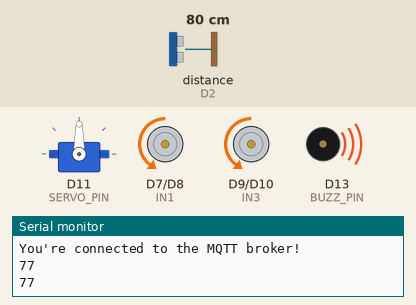
Recording of a sketch running on a simulated Arduino MKR. Parts: servo, motor-driver pin pairs drawn as motors (green arrow = first pin HIGH = forward, orange = second pin HIGH = backward, longer = more drive, scaled by the enable pin), buzzer (waves = sounding, pin HIGH), the last lines printed to the serial monitor. Wiring (inferred from the names in the program): ultrasonic range finder: trigger D3; echo D2. The inputs (shaded band) are chosen by the test bench; at power-on: distance to the obstacle (sensor on D2) 80 cm. The echo pulse lasts 58.3 µs per cm; WiFi joins after 1.5 s; servers stay silent unless stated; no MQTT or app messages arrive unless stated; not simulated (calls return 0 or success): Arduino_secrets.h; pins used as bus, display or sensor lines are not drawn.

Above: at 6.2 s.
6.3 s: distance to the obstacle (sensor on D2) set to 2 cm
At 6.9 s:
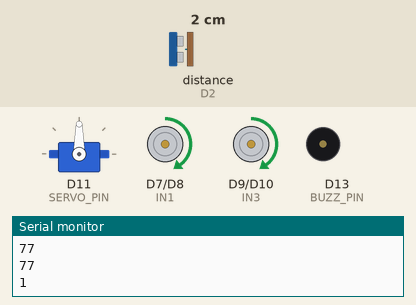
At 7.4 s:
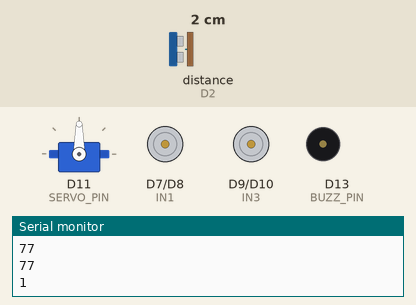
8.5 s: distance to the obstacle (sensor on D2) set to 18 cm
At 10.6 s:
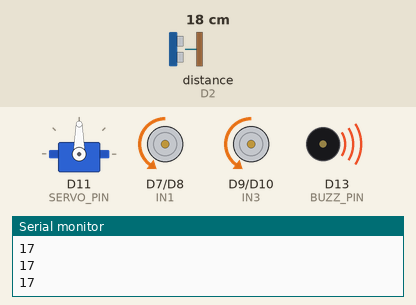
Timing chart, 0 to 12.1 s (numbered marks = the images above; inputs shaded):
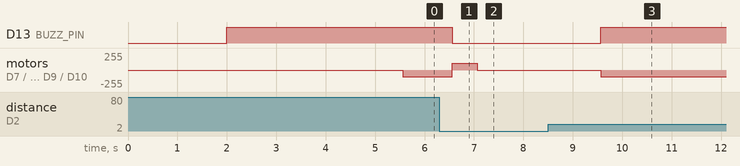

Measured:
- after the input at 6.3 s, D13 (BUZZ_PIN): HIGH → LOW after 0.26 s; motor on D7 (IN1) / D8 (IN2), motor on D9 (IN3) / D10 (IN4): backward 100/255 → forward 100/255 after 0.26 s, → stopped 0.50 s later
- after the input at 8.5 s, D13 (BUZZ_PIN): LOW → HIGH after 1.1 s

The sketch:

safety_distance_management_mqtt.ino
```cpp
#include <ArduinoMqttClient.h>
#include <WiFiNINA.h>
#include <SPI.h>


#include "Arduino_secrets.h"

//mosquitto_sub -h test.mosquitto.org -t arduino/topic (Mosquito code to acess topic data)
// Sensor pins
//#define sensorPower 7
#include <Servo.h>
#define SERVO_PIN   11  //servo to D11
#define LPT 2
#define BUZZ_PIN  13  //buzzer to D13

#define IN1  7    //Right motor(K1/K2) direction Pin 7
#define IN2  8    //Right motor(K1/K2) direction Pin 8
#define IN3  9    //Left motor(K3/K4) direction Pin 9
#define IN4  10   //Left motor(K3/K4) direction Pin 10
#define ENA  5    //D5 connect to ENA PWM speed pin for Right motor(K1/K2)
#define ENB  6    //D6 connect to ENB PWM speed pin for Left motor(K3/K4)

#define Echo_PIN    2   // Ultrasonic Echo pin connect to D2
#define Trig_PIN    3   // Ultrasonic Trig pin connect to D3

#define TURN_TIME  10
#define FAST_SPEED  30
#define SPEED  100
#define TURN_SPEED  30
#define BACK_SPEED1  40
#define BACK_SPEED2  50
#define MOVE_TIME  10

///////please enter your sensitive data in the Secret tab/arduino_secrets.h
char ssid[] = SECRET_SSID;        // your network SSID (name)
char pass[] = SECRET_PASS;    // your network password (use for WPA, or use as key for WEP)
int keyIndex = 0;                                // your network key Index number
int status = WL_IDLE_STATUS;                     // the Wifi radio's status

WiFiClient wifiClient;
MqttClient mqttClient(wifiClient);

const char broker[] = "test.mosquitto.org";
int        port     = 1883;
const char topic[]  = "arduino/topic";
const char topic2[]  = "arduino/topic";
const char topic3[]  = "arduino/topic";

//set interval for sending messages (milliseconds)
const long interval = 8000;
unsigned long previousMillis = 0;

int count = 0;


//Value for storing distance
const int distancelimit = 15; //distance limit for obstacles in front
int distance;
int safty_distance=distancelimit;
int state=0;
int numcycles = 0;
Servo head;


void printCurrentNet() {

  Serial.print("You're connected to : ");
  Serial.println(WiFi.SSID());
  byte bssid[6];
  WiFi.BSSID(bssid);
  long rssi = WiFi.RSSI();
  byte encryption = WiFi.encryptionType();
  Serial.println();
}


int watch(){
  long echo_distance;
  digitalWrite(Trig_PIN,LOW);
  delayMicroseconds(5);
  digitalWrite(Trig_PIN,HIGH);
  delayMicroseconds(15);
  digitalWrite(Trig_PIN,LOW);
  echo_distance=pulseIn(Echo_PIN,HIGH);
  echo_distance=echo_distance*0.01657; //how far away is the object in cm
  return round(echo_distance);
}


void go_Advance()  //motor rotate clockwise -->robot go ahead
{

  digitalWrite(IN4,HIGH);
  digitalWrite(IN3,LOW);
  digitalWrite(IN2,HIGH );
  digitalWrite(IN1,LOW);
    set_Motorspeed(SPEED,SPEED);

}
void go_Back() //motor rotate counterclockwise -->robot go back
{


  digitalWrite(IN4,LOW);
  digitalWrite(IN3,HIGH);
  digitalWrite(IN2,LOW);
  digitalWrite(IN1,HIGH);
  set_Motorspeed(SPEED,SPEED);

  //motor reverse -->robot reverse for 0.5 sec
  delay(500);

  stop_Stop();
}

/*set motor speed */
void set_Motorspeed(int lspeed,int rspeed) //change motor speed
{
  analogWrite(ENB,lspeed);//lspeed:0-255
  analogWrite(ENA,rspeed);//rspeed:0-255
}


void stop_Stop() //motor brake -->robot stop
{
  digitalWrite(IN1, LOW);
  digitalWrite(IN2, LOW);
  digitalWrite(IN3, LOW);
  digitalWrite(IN4,LOW);
  set_Motorspeed(0,0);
  //motor brake -->robot stop for 2 sec
  delay(2000);

}

void setup() {
  //Initialize serial and wait for port to open:
  Serial.begin(9600);
  while (!Serial) {
    ; // wait for serial port to connect. Needed for native USB port only
  }
//Set pins
     pinMode(IN1, OUTPUT);
  pinMode(IN2, OUTPUT);
  pinMode(IN3, OUTPUT);
  pinMode(IN4, OUTPUT);
  pinMode(ENA, OUTPUT);
  pinMode(ENB, OUTPUT);

  stop_Stop();//stop move
  /*init HC-SR04*/
  pinMode(Trig_PIN, OUTPUT);
  pinMode(Echo_PIN,INPUT);
  /*init buzzer*/
  pinMode(BUZZ_PIN, OUTPUT);
  digitalWrite(BUZZ_PIN, HIGH);

  digitalWrite(Trig_PIN,LOW);
  /*init servo*/
  head.attach(SERVO_PIN);
  head.write(90);
  delay(500);


  if (WiFi.status() == WL_NO_MODULE) {

    Serial.println("Communication with WiFi module failed!");

    // don't continue

    while (true);

  }

  String fv = WiFi.firmwareVersion();

  if (fv < WIFI_FIRMWARE_LATEST_VERSION) {

    Serial.println("Please upgrade the firmware");

  }

  // attempt to connect to Wifi network:

  while (status != WL_CONNECTED) {

    Serial.print("Attempting to connect to WEP network, SSID: ");
    Serial.println(ssid);
    status = WiFi.begin(ssid, keyIndex, pass);

    // wait 1 seconds for connection:

    delay(1000);

  }

  // once you are connected :

  Serial.print("");
//  printCurrentNet();


  Serial.print("Attempting to connect to the MQTT broker: ");
  Serial.println(broker);

  if (!mqttClient.connect(broker, port)) {
    Serial.print("MQTT connection failed! Error code = ");
    Serial.println(mqttClient.connectError());

    while (1);
  }

  Serial.println("You're connected to the MQTT broker!");
  Serial.println();


}


void loop() {

  // check the network connection once every 0.5 seconds:

  delay(500);
//  get state;
int dist=watch();
   Serial.println(dist);
if (dist<distancelimit) {
 digitalWrite(BUZZ_PIN, LOW);
  go_Back();
  state=-1;

  }
  else
  { digitalWrite(BUZZ_PIN, HIGH);
    if ( dist> distancelimit && dist <100 )
     {go_Advance();
     state=1;}
    else  {stop_Stop() ;}

  }


  // call poll() regularly to allow the library to send MQTT keep alive which
  // avoids being disconnected by the broker
  mqttClient.poll();

  unsigned long currentMillis = millis();


  if (currentMillis - previousMillis >= interval) {
    // save the last time a message was sent
    previousMillis = currentMillis;

    //record value from sensors
    int Rvalue = dist;
    int Rvalue2 = state;
    int Rvalue3 = safty_distance;

    Serial.print("Distance: ");
    Serial.println();
    Serial.println(Rvalue);

    Serial.print("State: ");
    Serial.println();
    Serial.println(Rvalue2);

    Serial.print("Safety_distance: ");
    Serial.println();
    Serial.println(Rvalue3);

// print distance to serial monitor
 Serial.print("Distance: ");
  Serial.print(dist);


    // send message, the Print interface can be used to set the message contents
    mqttClient.beginMessage(topic);
    mqttClient.print("Distance: ");
    mqttClient.print(Rvalue);
    mqttClient.print("CM");
    mqttClient.endMessage();

    mqttClient.beginMessage(topic2);
    mqttClient.print("State: ");
    mqttClient.print(Rvalue2);
    mqttClient.endMessage();

    mqttClient.beginMessage(topic3);
    mqttClient.print("Safety_distance: ");
    mqttClient.print(Rvalue3);
    mqttClient.print("CM");
    mqttClient.endMessage();

    Serial.println();
  }
}
```
